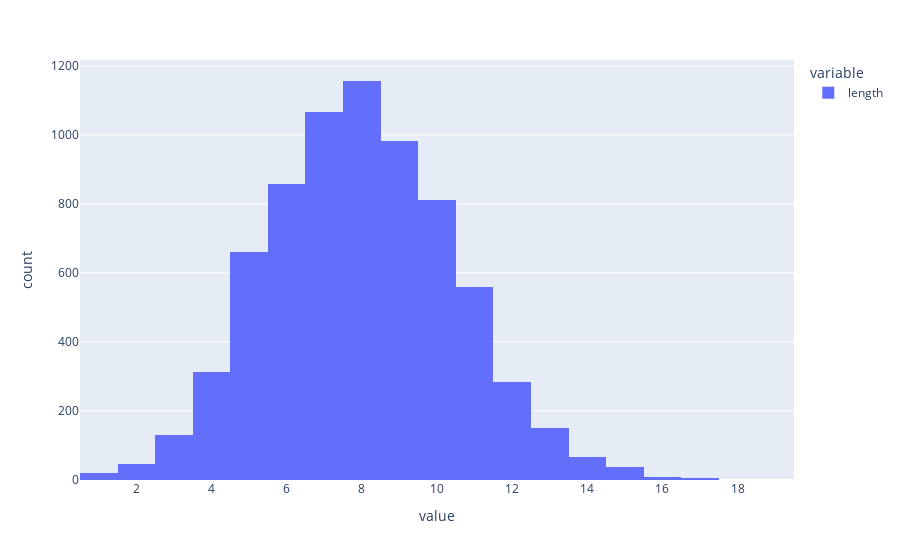

This figure's notebook cell:
### Code cell
px.histogram(doc_pd_counts_orth["length"])

### Figure 1 — Plotly figure (JSON) as saved in the notebook; plotly's stock layout.template omitted (floating-point values rounded to 4 significant figures; data arrays with more than 128 entries replaced by an {"elided": "..."} marker saying what was removed)
{"data": [{"alignmentgroup": "True", "bingroup": "x", "hovertemplate": "variable=length<br>value=%{x}<br>count=%{y}<extra></extra>", "legendgroup": "length", "marker": {"color": "#636efa", "pattern": {"shape": ""}}, "name": "length", "offsetgroup": "length", "orientation": "v", "showlegend": true, "type": "histogram", "x": {"elided": "7158 int values"}, "xaxis": "x", "yaxis": "y"}], "layout": {"barmode": "relative", "legend": {"title": {"text": "variable"}, "tracegroupgap": 0}, "margin": {"t": 60}, "xaxis": {"anchor": "y", "domain": [0, 1], "title": {"text": "value"}}, "yaxis": {"anchor": "x", "domain": [0, 1], "title": {"text": "count"}}}}
